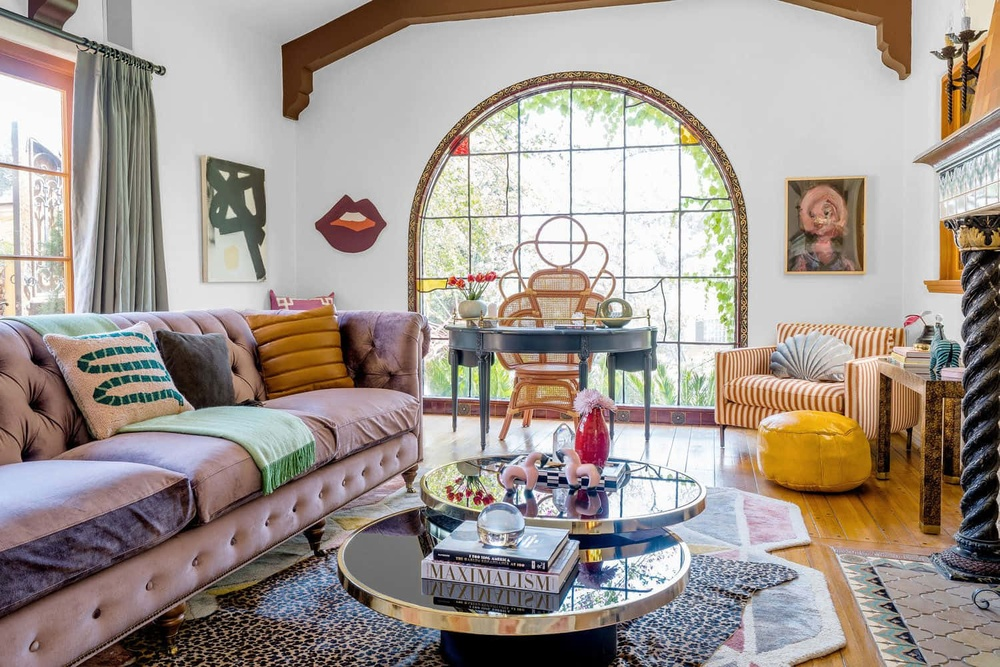
#> input picture Object Detection/assets/home.jpg, 1000 x 667 px, shrunk from 1500 x 1000 before the run
$ python objectDetection.py
#> lines starting #> are read from the running program, lines starting #| are printed output that depends on the picture
import numpy as np
import cv2

img = cv2.imread('assets/home.jpg', 0)
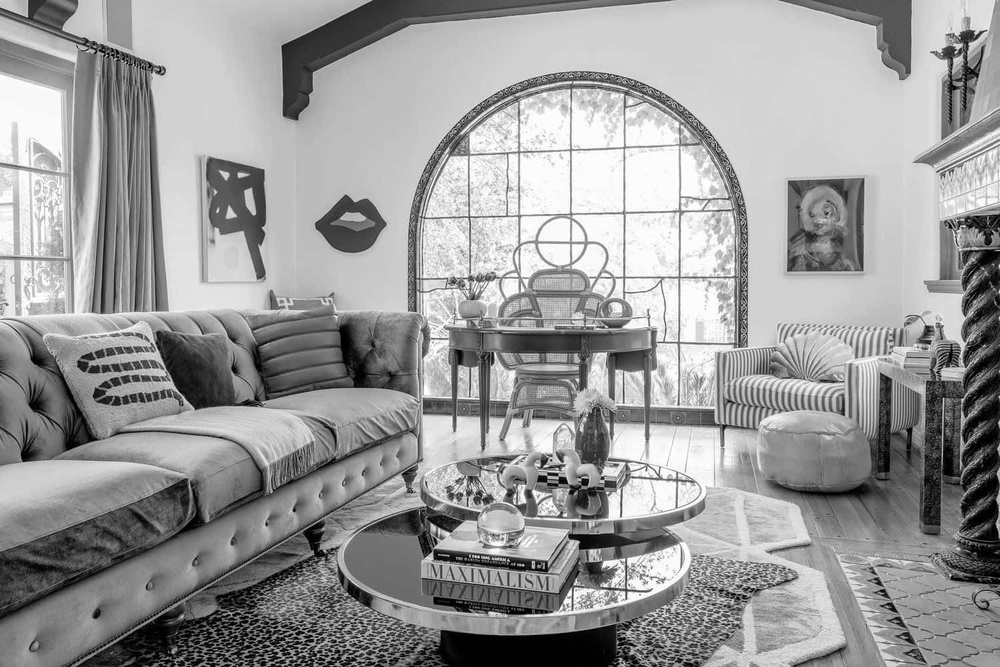
#> img: shape (667, 1000); min 0, max 255, mean 154.4
template = cv2.imread('assets/yellowsofa.jpg', 0)
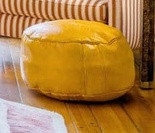
#> input picture Object Detection/assets/yellowsofa.jpg, 155 x 133 px, shrunk from 232 x 199 before the run
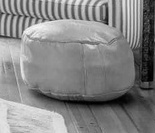
#> template: shape (133, 155); min 0, max 250, mean 131.6
h, w = template.shape
#> h = 133; w = 155

methods = [cv2.TM_CCOEFF, cv2.TM_CCOEFF_NORMED, cv2.TM_CCORR,
            cv2.TM_CCORR_NORMED, cv2.TM_SQDIFF, cv2.TM_SQDIFF_NORMED]

for method in methods:
    img2 = img.copy()

    result = cv2.matchTemplate(img2, template, method)
    min_val, max_val, min_loc, max_loc = cv2.minMaxLoc(result)
    if method in [cv2.TM_SQDIFF, cv2.TM_SQDIFF_NORMED]:
        location = min_loc
    else:
        location = max_loc

    bottom_right = (location[0] + w, location[1] + h)
    cv2.rectangle(img2, location, bottom_right, 255, 5)
    cv2.imshow('Match', img2)
    cv2.waitKey(0)
    cv2.destroyAllWindows()
#> this loop made 6 passes
#> (min_val, max_val, min_loc, location, bottom_right) on passes 1 to 4: (-27863754, 52026224, (283, 1), (736, 391), (891, 524)), (-0.442, 0.975, (283, 2), (736, 391), (891, 524)), (224268192, 648096960, (845, 392), (523, 123), (678, 256)), (0.713, 0.997, (459, 534), (736, 391), (891, 524))
#> (min_val, max_val, max_loc, location, bottom_right) on passes 5 to 6: (2667104, 314470400, (521, 126), (736, 391), (891, 524)), (0.00648, 0.592, (459, 534), (736, 391), (891, 524))
#> pass 1, `result = cv2.matchTemplate(img2, template, method)`:
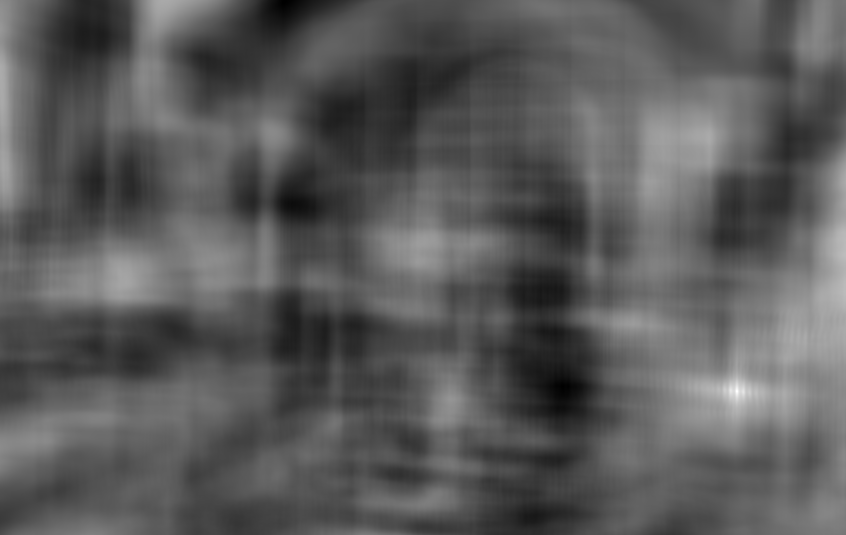
#> result: shape (535, 846) float32; min -27863754, max 52026224, mean 443431.6; drawn with min black and max white
#> pass 1, `cv2.imshow('Match', img2)`:
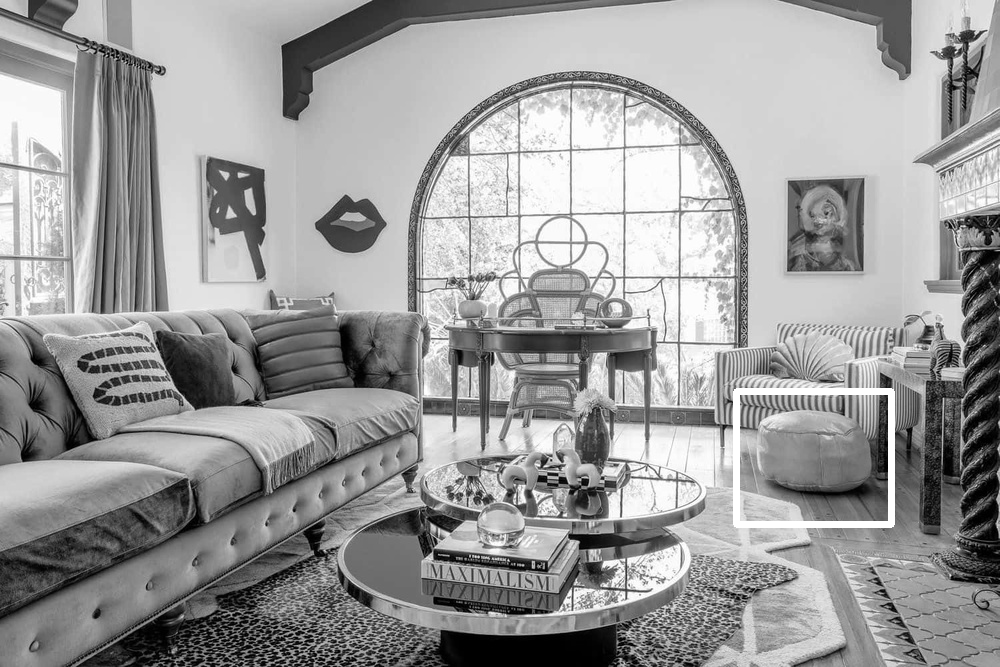
#> window 'Match': shape (667, 1000); min 0, max 255, mean 155.1
#> pass 3, `result = cv2.matchTemplate(img2, template, method)`:
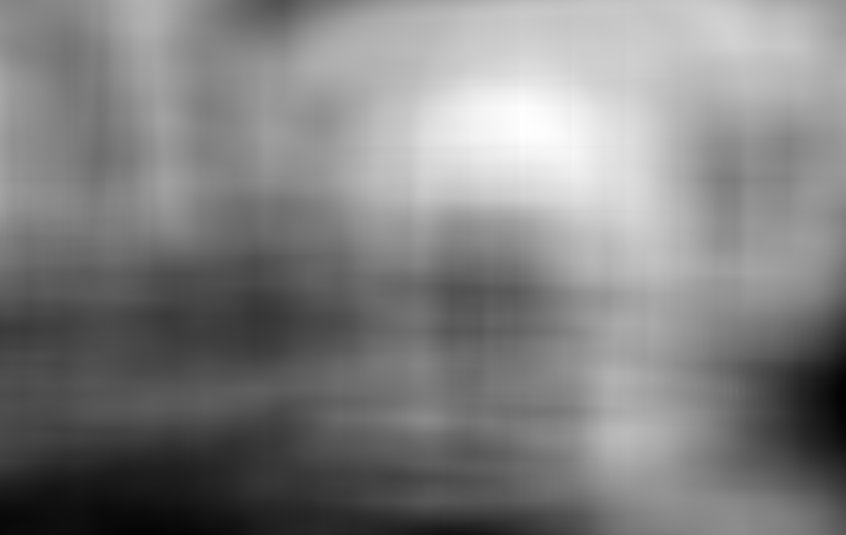
#> result: shape (535, 846) float32; min 224268192, max 648096960, mean 438635968; drawn with min black and max white
#> after the loop:
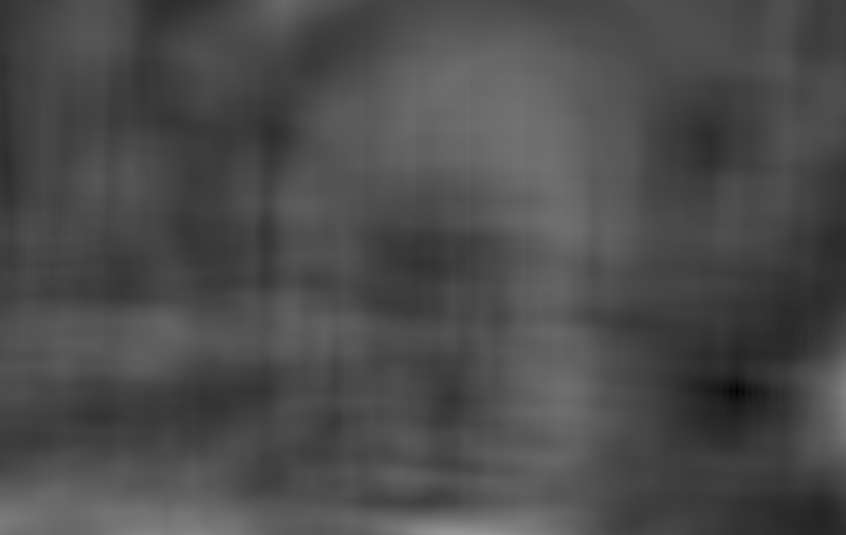
#> result: shape (535, 846) float32; min 0.00648, max 0.592, mean 0.298
